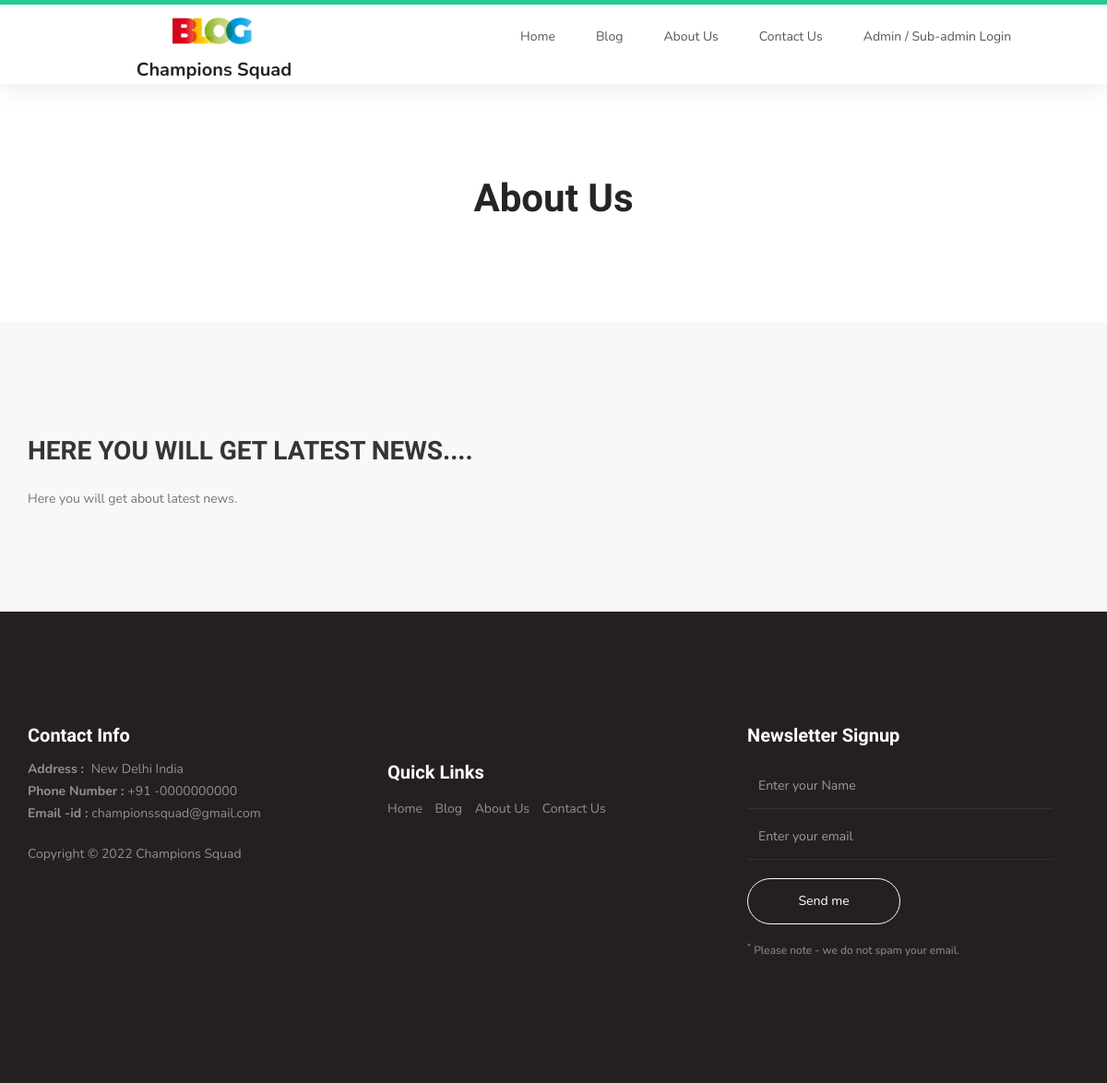
The page /about-us.php on the database its author committed.
### tables this page shows
CREATE TABLE `tblsite` (
  `id` int(11) NOT NULL,
  `siteTitle` varchar(255) DEFAULT NULL,
  `siteLogo` varchar(255) DEFAULT NULL
);

CREATE TABLE `tblpages` (
  `id` int(11) NOT NULL,
  `PageName` varchar(200) DEFAULT NULL,
  `PageTitle` mediumtext DEFAULT NULL,
  `Description` longtext DEFAULT NULL,
  `PostingDate` timestamp NULL DEFAULT current_timestamp(),
  `UpdationDate` timestamp NULL DEFAULT NULL ON UPDATE current_timestamp()
);

### about-us.php (the view, shortened to what this page needs)
<?php session_start();
include_once('includes/config.php'); ?>
<!DOCTYPE html>
<html lang="en">
<head>
     <link rel="stylesheet" href="css/bootstrap.min.css">
     <link rel="stylesheet" href="css/font-awesome.min.css">
     <link rel="stylesheet" href="css/owl.carousel.css">
     <link rel="stylesheet" href="css/owl.theme.default.min.css">
     <link rel="stylesheet" href="css/style.css">
</head>
<body id="top" data-spy="scroll" data-target=".navbar-collapse" data-offset="50">
<?php include_once('includes/header.php') ?>
     <section>
          <div class="container">
               <div class="text-center">
                    <h1>About Us</h1>
               </div>
          </div>
     </section>
     <section class="section-background">
          <div class="container">
               <div class="row">
                    <div class="col-md-offset-1 col-md-4 col-xs-12 pull-right">
                    </div>
                    <div class="col-md-7 col-xs-12">
                         <div class="about-info">
                              <h2>HERE YOU WILL GET LATEST NEWS....</h2>
<?php
$pagetype='aboutus';
$query=mysqli_query($con,"select PageTitle,Description from tblpages where PageName='$pagetype'");
while($row=mysqli_fetch_array($query))
{
?>
                              <figure>
                                   <figcaption>
                                        <p><?php echo $row['Description'];?></p>
                                   </figcaption>
                              </figure>
                         <?php } ?>
                         </div>
                    </div>
               </div>
          </div>
     </section>
<?php include_once('includes/footer.php') ?>
</body>
</html>

### includes/header.php (shortened to what this page needs)
     <section class="navbar custom-navbar navbar-fixed-top" role="navigation">
          <div class="container">
               <div class="navbar-header">
                <?php $query=mysqli_query($con,"select * from tblsite");
while($row=mysqli_fetch_array($query)){
$logo=$row['siteLogo'];
$wtitle=$row['siteTitle'];
}  ?>
<div align="center">
                    <a href="index.php">  <img src="admin/assets/images/<?php echo $logo;?>" width="100"><br />
          <font style=" font-size: 20px; font-weight:bold; padding-left: 1%"><?php echo $wtitle;?></font>       </a>
     </div>
               </div>
               <div class="collapse navbar-collapse">
                    <ul class="nav navbar-nav navbar-nav-first">
                         <li><a href="index.php">Home</a></li>
                         <li><a href="blog-posts.php">Blog</a></li>
                         <li><a href="about-us.php">About Us</a></li>
                         <li><a href="contact.php">Contact Us</a></li>
                         <li><a href="admin/">Admin / Sub-admin Login</a></li>
                    </ul>
               </div>
          </div>
     </section>

### includes/footer.php (shortened to what this page needs)
     <footer id="footer">
          <div class="container">
               <div class="row">
                    <div class="col-md-4 col-sm-6">
                         <div class="footer-info">
                           <div class="section-title">
                                   <h2>Contact Info</h2>
                              </div>
<?php
$pagetype='contactus';
$query=mysqli_query($con,"select PageTitle,Description from tblpages where PageName='$pagetype'");
while($row=mysqli_fetch_array($query))
{
?>
                              <address>
                                   <p><?php echo $row['Description'];?></p>
                              </address>
                     <?php }  ?>
                              <div class="copyright-text">
                                   <p>Copyright &copy; <?php echo date('Y');?> <?php echo $wtitle;?></p>
                              </div>
                         </div>
                    </div>
                    <div class="col-md-4 col-sm-6">
                         <div class="footer-info">
                              <div class="footer_menu">
                                   <h2>Quick Links</h2>
                                   <ul>
                                        <li><a href="index.php">Home</a></li>
                               <li><a href="blog-posts.php">Blog</a></li>
                         <li><a href="about-us.php">About Us</a></li>
                         <li><a href="contact.php">Contact Us</a></li>
                                   </ul>
                              </div>
                         </div>
                    </div>
                    <div class="col-md-4 col-sm-12">
                         <div class="footer-info newsletter-form">
                              <div class="section-title">
                                   <h2>Newsletter Signup</h2>
                              </div>
                              <div>
                                   <div class="form-group">
                                        <form method="post" method="get">
                                               <input type="text" class="form-control" placeholder="Enter your Name" name="fname" id="fname" required>
                                             <input type="email" class="form-control" placeholder="Enter your email" name="email" id="email" required>
                                             <input type="submit" class="form-control" name="subscribe" id="form-submit" value="Send me">
                                        </form>
                                        <span><sup>*</sup> Please note - we do not spam your email.</span>
                                   </div>
                              </div>
                         </div>
                    </div>
               </div>
          </div>
     </footer>

### css/style.css (style rules this page uses)
body { background: #ffffff; font-family: 'Nunito', sans-serif; overflow-x: hidden; padding-top: 70px; }
h1,h2,h3,h4,h5,h6 { font-family: 'Muli', sans-serif; font-weight: bold; line-height: inherit; }
h1 { color: #252525; font-size: 3em; line-height: normal; }
h2 { color: #353535; font-size: 2em; padding-bottom: 10px; }
p { color: #757575; font-size: 14px; font-weight: normal; line-height: 24px; }
html { -webkit-font-smoothing: antialiased; }
a { color: #252525; -webkit-transition: 0.5s; transition: 0.5s; text-decoration: none !important; }
a, input, button, .form-control { -webkit-transition: 0.5s; transition: 0.5s; }
.section-title { padding-bottom: 40px; }
.section-title h2 { margin: 0; }
section { position: relative; padding: 100px 0; }
.custom-navbar { background: #ffffff; border-top: 5px solid #29ca8e; border-bottom: 0; -webkit-box-shadow: 0 1px 30px rgba(0, 0, 0, 0.1); -moz-box-shadow: 0 1px 30px rgba(0, 0, 0, 0.1); box-shadow: 0 1px 30px rgba(0, 0, 0, 0.1); padding: 12px 0; margin-bottom: 0; padding: 0; }
.custom-navbar .navbar-nav.navbar-nav-first { margin-left: 8em; }
.custom-navbar .nav li a { line-height: 40px; color: #575757; padding-right: 22px; padding-left: 22px; }
footer { background: #252020; padding: 120px 0; }
footer .section-title { padding-bottom: 10px; }
footer h2 { font-size: 20px; }
footer a, footer p { color: #909090; }
footer address p { margin-bottom: 0; }
.footer-info { margin-right: 2em; }
.footer-info h2 { color: #ffffff; padding: 0; }
.footer_menu h2 { margin-top: 2em; }
.footer_menu ul { margin: 0; padding: 0; }
.footer_menu li { display: inline-block; list-style: none; margin: 5px 10px 5px 0; }
.newsletter-form .form-control { background: transparent; border-radius: 0; box-shadow: none; border: 0; border-bottom: 1px solid #303030; height: 50px; margin: 5px 0; }
.newsletter-form input[type="submit"] { background: transparent; border: 1px solid #f9f9f9; border-radius: 50px; color: #ffffff; display: block; margin-top: 20px; outline: none; width: 50%; }
.newsletter-form .form-group span { color: #909090; display: block; font-size: 12px; margin-top: 20px; }
section, .section-background .item, .section-background .courses-thumb, .section-background .team-thumb, main > section:nth-child(even) .item, main > section:nth-child(even) .courses-thumb, main > section:nth-child(even) .team-thumb, main > section { background: #fff; }
section .item, section .courses-thumb, section .team-thumb, .section-background, main > section .item, main > section .courses-thumb, main > section .team-thumb, main > section:nth-child(even) { background: #f8f8f8; }

### rows shown on the page
tblsite: siteLogo (picture), siteTitle "Champions Squad"
tblpages: Description "Here you will get about latest news."
tblpages: Description "Address : New Delhi India Phone Number : +91 -0000000000 Email -id : championssquad@gmail.com"
